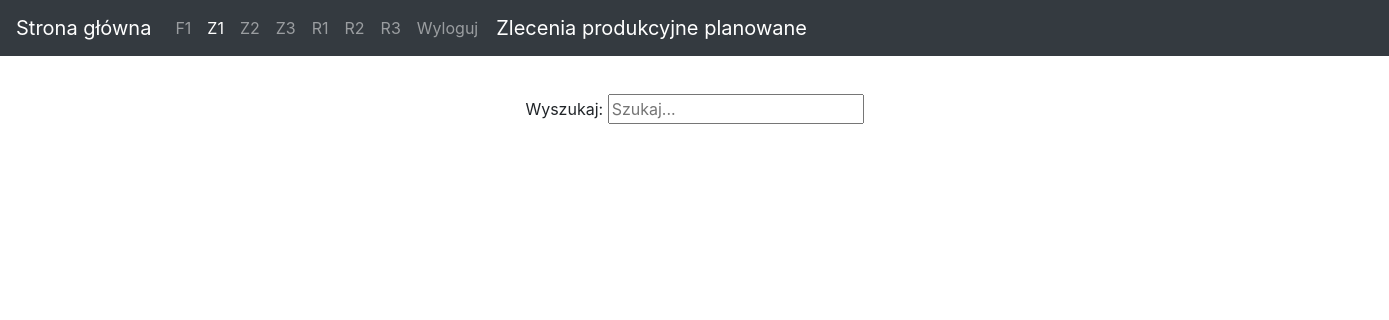
Before: /planProc (signed in) with the older database file.
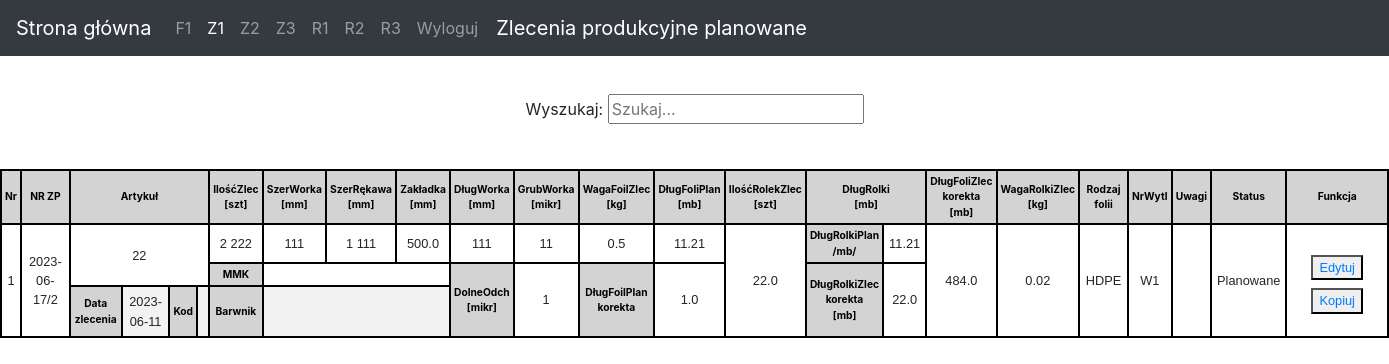
After: the same page with the newer database file.
### events/models.py (models this page shows, shortened)
class Zamowienie(models.Model):
    NrZp = models.CharField("NrZp", max_length=20)
    Data = models.DateField()
    Kod = models.CharField(max_length=20, blank=True, null=True, default='')
    Artykul = models.CharField(max_length=30)
    NrWyt = models.IntegerField()
    Status = models.IntegerField()
    Rodzaj = models.IntegerField()
    MMK = models.CharField(max_length=20, blank=True, null=True , default='')
    Barwnik = models.CharField(max_length=20, blank=True, null=True, default='' )
    Uwagi = models.CharField(max_length=40, blank=True, null=True , default='')
    IloscZlec = models.IntegerField()
    SzerWorka = models.IntegerField()
    SzerRekawa = models.IntegerField()
    Zakladka = models.FloatField()
    DlugWorka = models.IntegerField()
    GrubWorka = models.IntegerField()
    DolneOdch = models.IntegerField()
    DlugFoilPlan_Korekta = models.FloatField()
    WagaFoliZlec = models.FloatField()
    DlugFoliPlan = models.FloatField()
    IloscRolekZlec = models.FloatField()
    DlugRolkiZlec_Korekta = models.FloatField()
    DlugRolkiPlan = models.FloatField()
    DlugFoliZlec_Korekta = models.FloatField()
    WagaRolkiZlec = models.FloatField()

### events/views.py (the view)
# urls.py: path('planProc', ProductionOrdersPlanningView.as_view(), name='PlanProc.views.index'),
class ProductionOrdersPlanningView(LoginRequiredMixin,UserPassesTestMixin, ListView):
    model = Zamowienie
    template_name = "Doc1/procPlanTable.html"
    queryset = Zamowienie.objects.filter(Status=0)
    def test_func(self):
        if self.request.user.groups.filter(name='admin').exists() or self.request.user.groups.filter(
                name='kierownik').exists():
            return True
        else:
            return False
    def get_context_data(self, **kwargs):
        context = super().get_context_data(**kwargs)
        serializer = ZamSerializer(context['object_list'], many=True)
        context['serialized_data'] = serializer.data
        context['status_dict'] = status_dict
        context['nrwyt_dict'] = nrwyt_dict
        context['folia_dict'] = folia_dict
        return context

### events/views.py (called while the page is built)
@register.filter
def readable_integer(value):
    readable = str(value).split(".")[0][::-1]
    readable = [readable[i:i+3][::-1] for i in range(0, len(readable), 3)]
    if len(str(value).split(".")) == 1:
        end = ""
    else:
        end = "." + str(value).split(".")[1]
    return " ".join(readable[::-1]) + end

@register.filter
def get_item(dictionary, key):
  return dictionary.get(key)

### events/templates/Doc1/procPlanTable.html
{% extends 'Doc1/procPlan.html' %}
{% block table %}
<div class=" w-100 overflow-hiden ">
    <div class="row">
        <div class="col-12">
            <div class="data_table">
                <table id="example" class="table table-striped table-bordered small">
	<tr>
        <th >Nr</th>
		<th >NR ZP</th>
		<th colspan="4">Artykuł</th>
		<th>IlośćZlec<br>[szt]</th>
		<th>SzerWorka<br>[mm]</th>
		<th>SzerRękawa<br>[mm]</th>
		<th>Zakładka<br>[mm]</th>
		<th>DługWorka<br>[mm]</th>
		<th>GrubWorka<br>[mikr]</th>
		<th>WagaFoilZlec<br>[kg]</th>
		<th>DługFoliPlan<br>[mb]</th>
		<th>IlośćRolekZlec<br>[szt]</th>
		<th colspan="2">DługRolki<br>[mb]</th>
		<th>DługFoliZlec<br>korekta<br>[mb]</th>
		<th>WagaRolkiZlec<br>[kg]</th>
		<th>Rodzaj folii</th>
		<th>NrWytl</th>
		<th>Uwagi</th>
		<th colspan="4">Status</th>
		<th>Funkcja</th>
	</tr>
	<tr>
        <td rowspan="4"> {{ forloop.counter }} </td>
		<td rowspan="4"> {{post.NrZp}} </td>
		<td colspan="4" rowspan="3">{{ post.Artykul }}</td>
		<td rowspan="2">{{ post.IloscZlec | readable_integer }}</td>
		<td rowspan="2">{{ post.SzerWorka | readable_integer }}</td>
		<td rowspan="2">{{ post.SzerRekawa | readable_integer }}</td>
		<td rowspan="2">{{ post.Zakladka | readable_integer }}</td>
		<td rowspan="2">{{ post.DlugWorka | readable_integer }}</td>
		<td rowspan="2">{{ post.GrubWorka | readable_integer }}</td>
		<td rowspan="2">{{ post.WagaFoliZlec | readable_integer }} </td>
		<td rowspan="2"> {{ post.DlugRolkiPlan | readable_integer }} </td>
		<td rowspan="4"> {{ post.IloscRolekZlec | readable_integer }} </td>
		<th rowspan="2">DługRolkiPlan<br>/mb/</th>
		<td rowspan="2">{{ post.DlugRolkiPlan | readable_integer }}</td>
		<td rowspan="4">{{ post.DlugFoliZlec_Korekta | readable_integer }}</td>
		<td rowspan="4">{{ post.WagaRolkiZlec | readable_integer }}</td>
		<td rowspan="4">{{ folia_dict | get_item:post.Rodzaj }}</td>
		<td rowspan="4">{{ nrwyt_dict | get_item:post.NrWyt }}</td>
		<td rowspan="4">{{ post.Uwagi |default_if_none:"" }}</td>
		<td colspan="4" rowspan="4"> {{ status_dict|get_item:post.Status }}</td>
		<td rowspan="4">
            <div class="container mt-2">
              <div class="row">
                <div class="col-2 justify-content-around d-flex flex-column ">
                  <div>
                    <button class="m-1" type="button" >
                        <a href="{% url 'editForm' post.id %}">
                            Edytuj
                        </a>
                    </button>
                  </div>
                  <div>
                    <button class="m-1" type="button">  <a href="{% url 'copyForm' post.id %}">
                            Kopiuj
                        </a></button>
                  </div>
            </div>
          </div>
            </div>
        </td>
	</tr>
	<tr>
	</tr>
	<tr>
		<th>MMK</th>
		<td colspan="3">{{ post.MMK | default_if_none:"" }}</td>
		<th rowspan="2">DolneOdch <br>[mikr]</th>
		<td rowspan="2"> {{ post.DolneOdch | readable_integer}} </td>
		<th rowspan="2">DługFoilPlan<br>korekta</th>
		<td rowspan="2"> {{ post.DlugFoilPlan_Korekta | readable_integer }} </td>
		<th rowspan="2">DługRolkiZlec<br>korekta<br>[mb]</th>
		<td rowspan="2">{{ post.DlugRolkiZlec_Korekta | readable_integer}}</td>
	</tr>
	<tr>
		<th>Data zlecenia</th>
		<td>{{ post.Data}}</td>
		<th>Kod</th>
		<td>{{ post.Kod | default_if_none:"" }}</td>
		<th>Barwnik</th>
		<td  colspan="3">{{ post.Barwnik | default_if_none:"" }}</td>
	</tr>
                    </table>
            </div>
        </div>
    </div>
</div>
{% endblock %}

Changed rows visible on the page:
added Zamowienie: NrZp "2023-06-17/2", Artykul "22", IloscZlec|readable_integer "2 222", SzerWorka|readable_integer "111", SzerRekawa|readable_integer "1 111", Zakladka|readable_integer "500.0", DlugWorka|readable_integer "111", GrubWorka|readable_integer "11", WagaFoliZlec|readable_integer "0.5", DlugRolkiPlan|readable_integer "11.21", IloscRolekZlec|readable_integer "22.0", DlugFoliZlec_Korekta|readable_integer "484.0", WagaRolkiZlec|readable_integer "0.02", Rodzaj "HDPE", NrWyt "W1", Status "Planowane", DolneOdch|readable_integer "1", DlugFoilPlan_Korekta|readable_integer "1.0", DlugRolkiZlec_Korekta|readable_integer "22.0", Data "2023-06-11"
